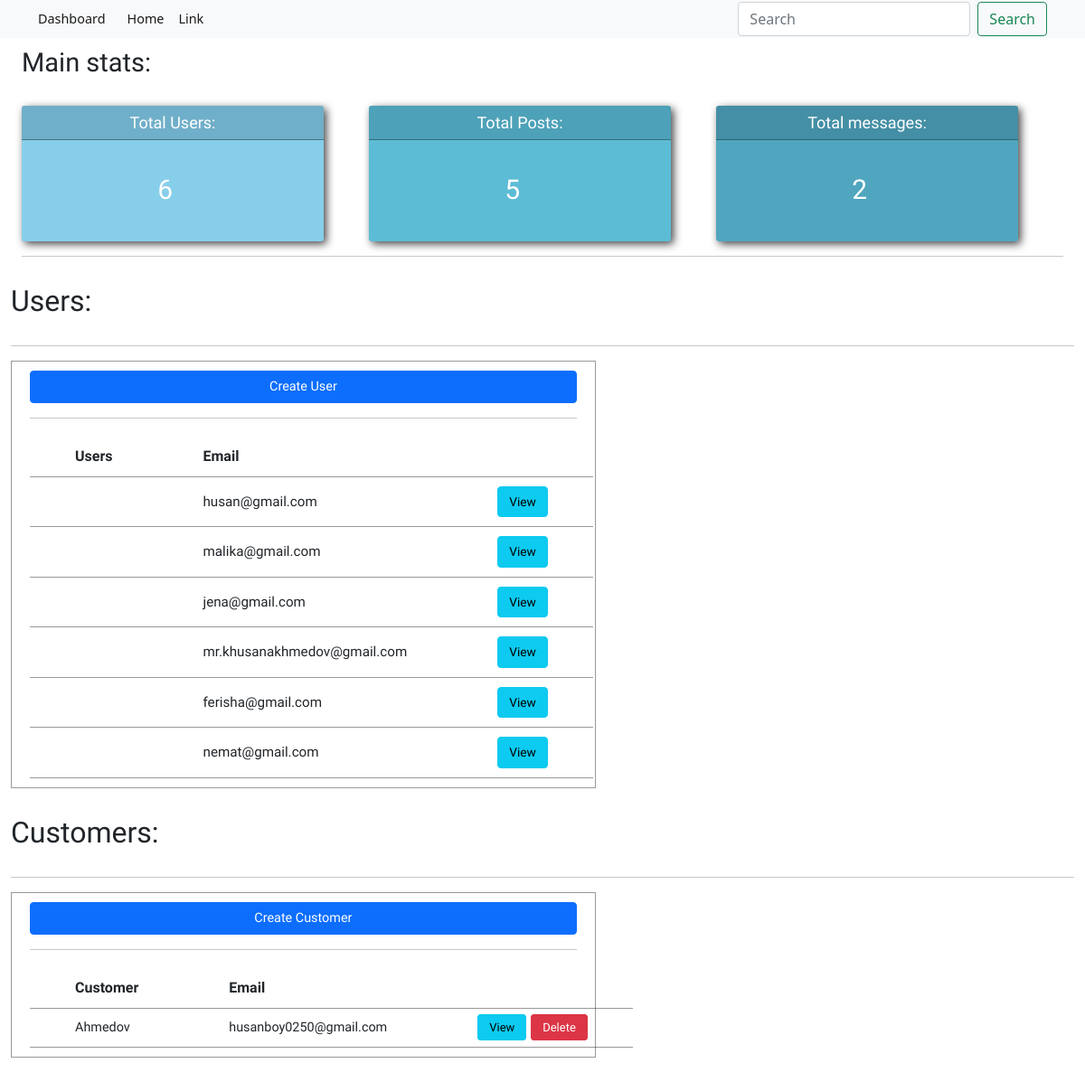
Page /dashboard/ on the earlier database version.
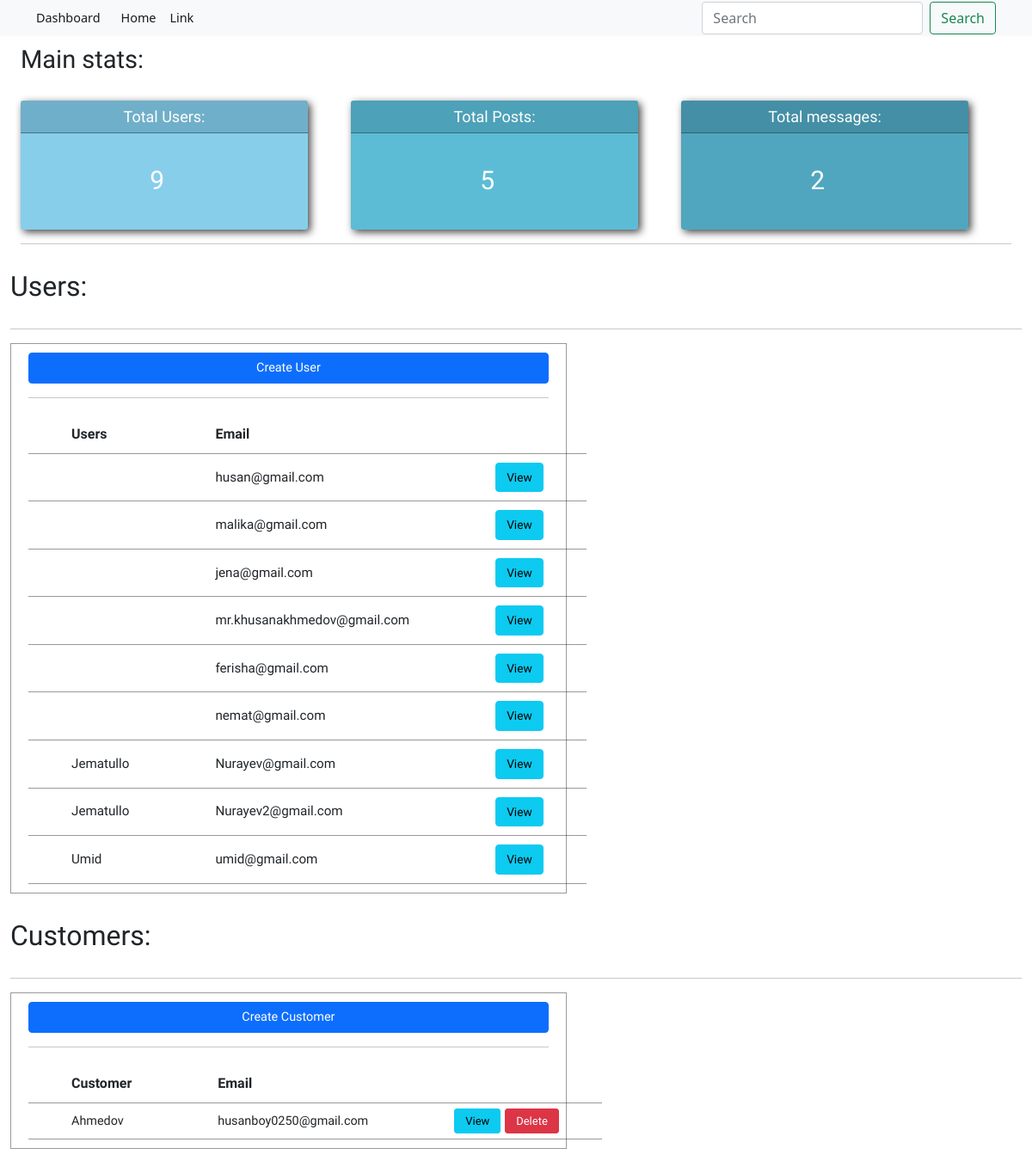
Same page on the later database version.
### apps/portfolio/models.py (models this page shows)
class User(AbstractUser):
    is_organiser = models.BooleanField(default=False)
    is_agent = models.BooleanField(default=False)
    username = None
    email = models.EmailField(unique=True)
    USERNAME_FIELD = 'email'
    REQUIRED_FIELDS = []

### apps/dashboard/views.py (the view)
# urls.py: path("", views.dashboard, name='dashboard_home')
def dashboard(request):
	users = Users.objects.count()
	posts = Post.objects.count()
	contact = Contact.objects.count()
	all_users = Users.objects.all()
	context = {
		"users": users,
	 	"posts": posts,
	  	"contact": contact,
	  	"all_users": all_users
	}
	return render(request, 'dashboard/pages/dashboard.html', context)

### templates/dashboard/pages/dashboard.html
{% extends 'dashboard/pages/base.html' %}
{% load static %}
{% block content %}
<link rel="stylesheet" href="{% static 'css/dashboard.css' %}">
<div class="container">
    <div class="heading">
        <h1>Main stats:</h1>
    </div>
    <div class="main-stats">
        <div class="stats">
            <p>Total Users:</p>
            <h1>{{ users }}</h1>
        </div>
        <div class="stats">
            <p>Total Posts:</p>
            <h1>{{ posts }}</h1>
        </div>
        <div class="stats">
            <p>Total messages:</p>
            <h1>{{ contact }}</h1>
        </div>
    </div>
    <hr>
</div>
<section class="users">
    <h2>Users:</h2>
    <hr>
    <div class="users_section">
        <a class="btn btn-primary" href="#">Create User</a>
        <table>
            <tr class="bordered">
                <th>Users</th>
                <th>Email</th>
                <th></th>
                <hr>
            </tr>
            {% for all in all_users %}
            <tr>
                <td>{{ all.first_name }}</td>
                <td>{{ all.email }}</td>
                <td><a class="btn btn-info" href="#">View</a></td>
            </tr>
            {% endfor %}
        </table>
    </div>
</section>
<section class="customers">
    <h2>Customers:</h2>
    <hr>
    <div class="customers_section">
        <a class="btn btn-primary" href="#">Create Customer</a>
        <table>
            <tr class="bordered">
                <th>Customer</th>
                <th>Email</th>
                <th></th>
                <hr>
            </tr>
            <tr>
                <td>Ahmedov</td>
                <td>husanboy0250@gmail.com</td>
                <td><a style="display: inline; margin-right: 5px;" class="btn btn-info" href="#">View</a><a style="display: inline;" class="btn btn-danger" href="#">Delete</a></td>
            </tr>
        </table>
    </div>
</section>
{% endblock content %}

### templates/dashboard/pages/base.html (shortened to what this page needs)
<!DOCTYPE html>
<html lang="en">
<head>
</head>
<body>
    {% include 'dashboard/includes/navbar.html' %}
    <div class="container">
        {% block content %}
        {% endblock content %}
    </div>
</body>
</html>

### templates/dashboard/includes/navbar.html (shortened to what this page needs)
<link href="https://cdn.jsdelivr.net/npm/bootstrap@5.0.2/dist/css/bootstrap.min.css" rel="stylesheet">
<nav class="navbar navbar-expand-lg navbar-light bg-light" style="padding: 2px 30px;">
    <div class="container-fluid">
        <a class="navbar-brand" href="#">Dashboard</a>
        <div class="collapse navbar-collapse" id="navbarSupportedContent">
            <ul class="navbar-nav me-auto mb-2 mb-lg-0">
                <li class="nav-item">
                    <a class="nav-link active" aria-current="page" href="#">Home</a>
                </li>
                <li class="nav-item">
                    <a class="nav-link active" href="#">Link</a>
                </li>
            </ul>
            <form class="d-flex">
                <input class="form-control me-2" type="search" placeholder="Search" aria-label="Search">
                <button class="btn btn-outline-success" type="submit">Search</button>
            </form>
        </div>
    </div>
</nav>

### static/css/dashboard.css (style rules this page uses)
* { margin: 0; padding: 0; box-sizing: border-box !important; }
.container { max-width: 1400px !important; margin-left: auto !important; margin-right: auto !important; }
.heading h1 { font-size: 29px; font-family: "Mulish", sans-serif; margin-top: 10px; }
.main-stats { font-family: 'Mulish', sans-serif; display: flex; justify-content: space-between; align-items: center; margin-top: 30px; }
.stats { position: relative; width: 600px; height: 150px; background-color: skyblue; box-shadow: 3px 3px 10px #444; cursor: pointer; transition: 500ms all ease; border-radius: 3px; margin-right: 50px; }
.stats h1 { left: 45%; top: 50%; color: white; font-size: 30px; position: absolute; }
.stats p { text-align: center; font-size: 18px; color: #fff; background-color: rgba(23, 56, 65, 0.2); padding: 5px 2px; border-top-left-radius: 3px; border-top-right-radius: 3px; border-bottom: 1px solid rgba(23, 56, 65, 0.5); }
.stats:nth-child(2) { background-color: rgba(92, 188, 214) !important; }
.stats:nth-child(3) { background-color: rgba(7, 129, 163, 0.7) !important; }
.users { font-family: 'Mulish', sans-serif; margin-top: 30px !important; margin-bottom: 30px !important; }
.users td, a { font-size: 95% !important; }
.users_section { width: 55%; height: auto; border: 1px solid #999; padding: 10px 20px; }
.users h2 { margin-bottom: 30px !important; }
.users_section a { display: inline-block; text-align: center; width: 100%; }
.users table { margin-top: 20px; }
.users table th, td { border-bottom: 1px solid rgba(1, 1, 1, 0.4); padding: 10px 50px; }
.customers { font-family: 'Mulish', sans-serif; margin-top: 30px !important; margin-bottom: 30px !important; }
.customers td, a { font-size: 90% !important; }
.customers_section { width: 55%; height: auto; border: 1px solid #999; padding: 10px 20px; }
.customers h2 { margin-bottom: 30px !important; }
.customers_section a { display: inline-block; text-align: center; width: 100%; }
.customers table { margin-top: 20px; }
.customers table th, td { border-bottom: 1px solid rgba(1, 1, 1, 0.4); padding: 10px 50px; }

Differences in the rows shown:
added User: first_name "Jematullo", email "Nurayev@gmail.com"
added User: first_name "Jematullo", email "Nurayev2@gmail.com"
added User: first_name "Umid", email "umid@gmail.com"
Other differences:
{{ users }}: "6" → "9"
